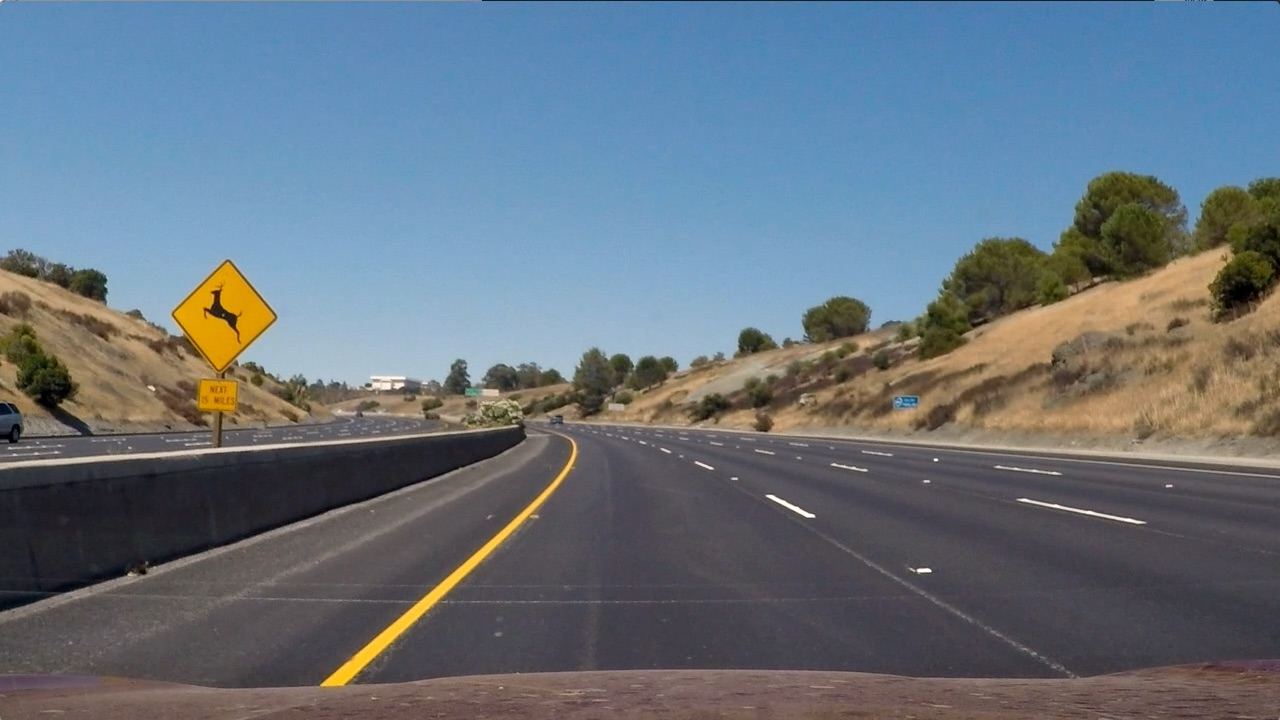
#> input picture test_images/chtest2.jpg, 1280 x 720 px; its folder holds 5 pictures in this run
$ jupyter execute --allow-errors lanefinder.ipynb   (shell and % lines are left out)   (older library calls are emulated)
#> lines starting #> are read from the running program, lines starting #| are printed output that depends on the picture
[cell 1]
import numpy as np
import matplotlib.pyplot as plt
import matplotlib.image as mpimg
import glob
import os
import cv2

[cell 2]
os.listdir('test_images')

[cell 3]
testimg = mpimg.imread('test_images/chtest2.jpg')
#> testimg is the input picture: shape (720, 1280, 3); mean R, G, B 102.8, 114.6, 125.5
plt.imshow(testimg)

[cell 4]
grayimg = cv2.cvtColor(testimg, cv2.COLOR_BGR2GRAY)
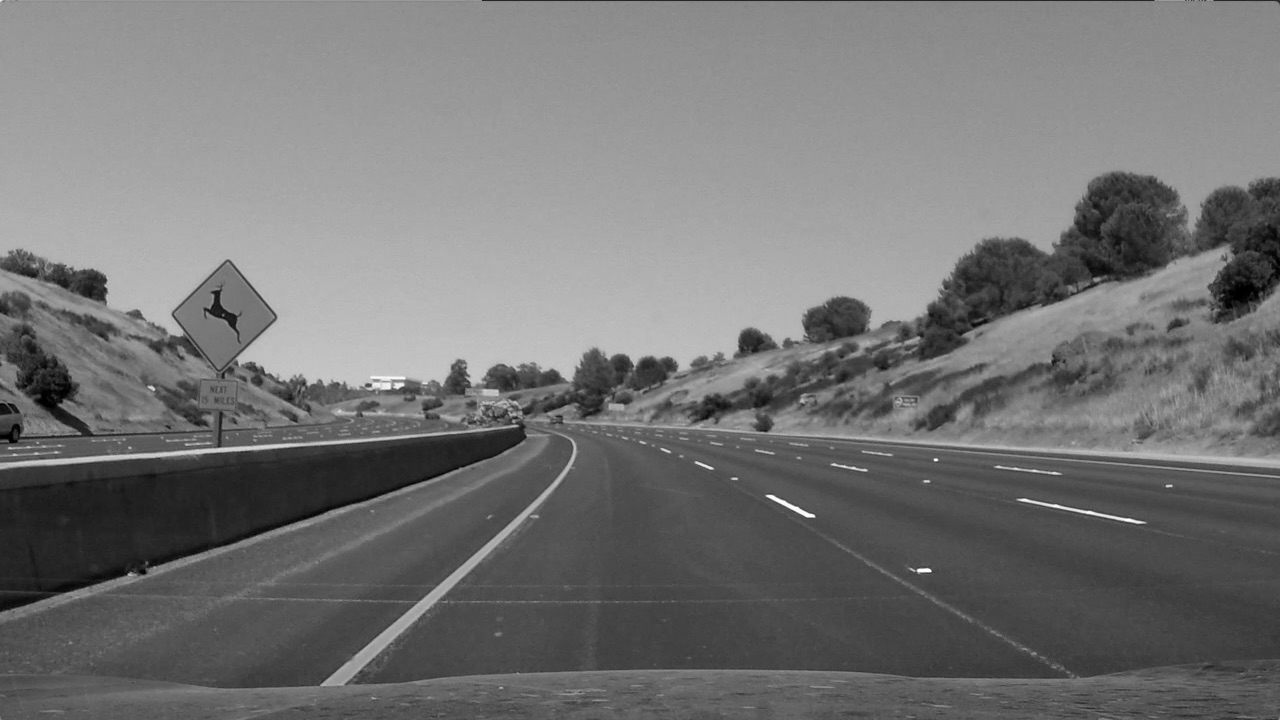
#> grayimg: shape (720, 1280); min 0, max 254, mean 116.5
plt.imshow(grayimg,cmap='gray')
mpimg.imsave('output_images/grayscale.jpg',grayimg)
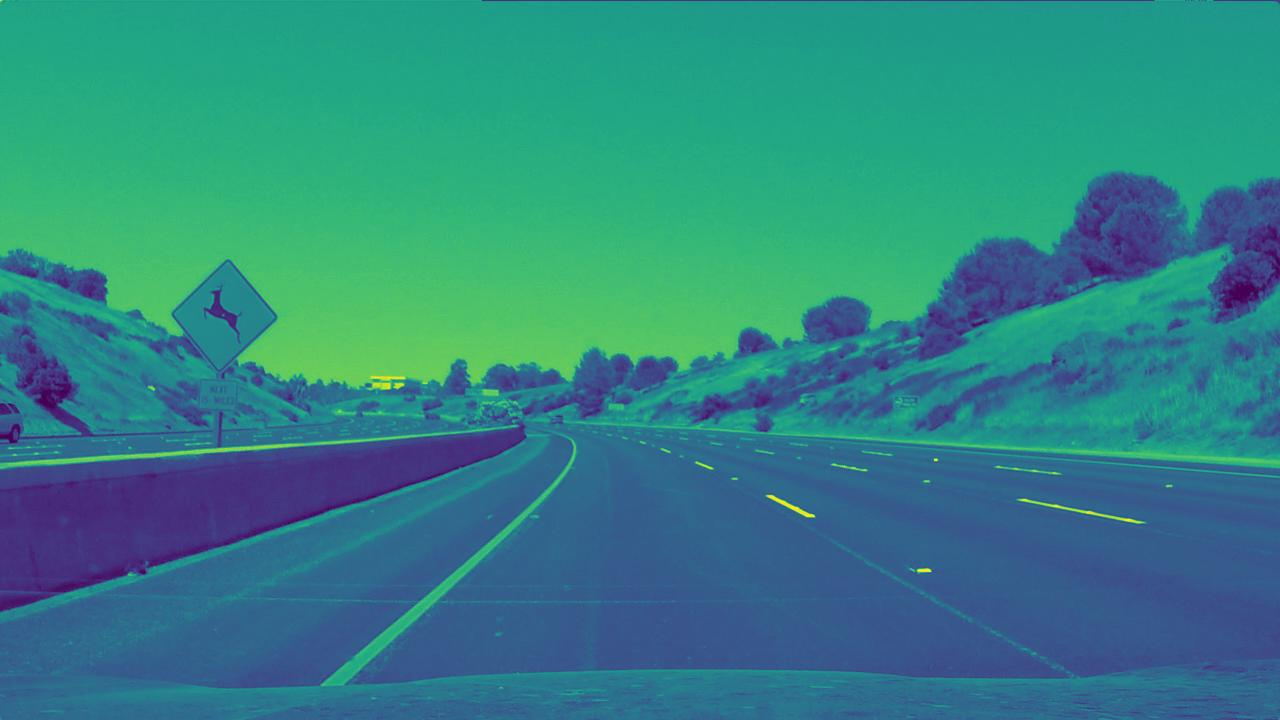
#> saved as grayscale.jpg: shape (720, 1280, 3); mean R, G, B 48, 132.4, 132.6

[cell 5]
hlsimg = cv2.cvtColor(testimg, cv2.COLOR_BGR2HLS)
#> hlsimg: shape (720, 1280, 3); mean of channels 0, 1, 2 78.2, 113.9, 64.8
plt.imshow(hlsimg)
mpimg.imsave('output_images/hlsscale.jpg',hlsimg)
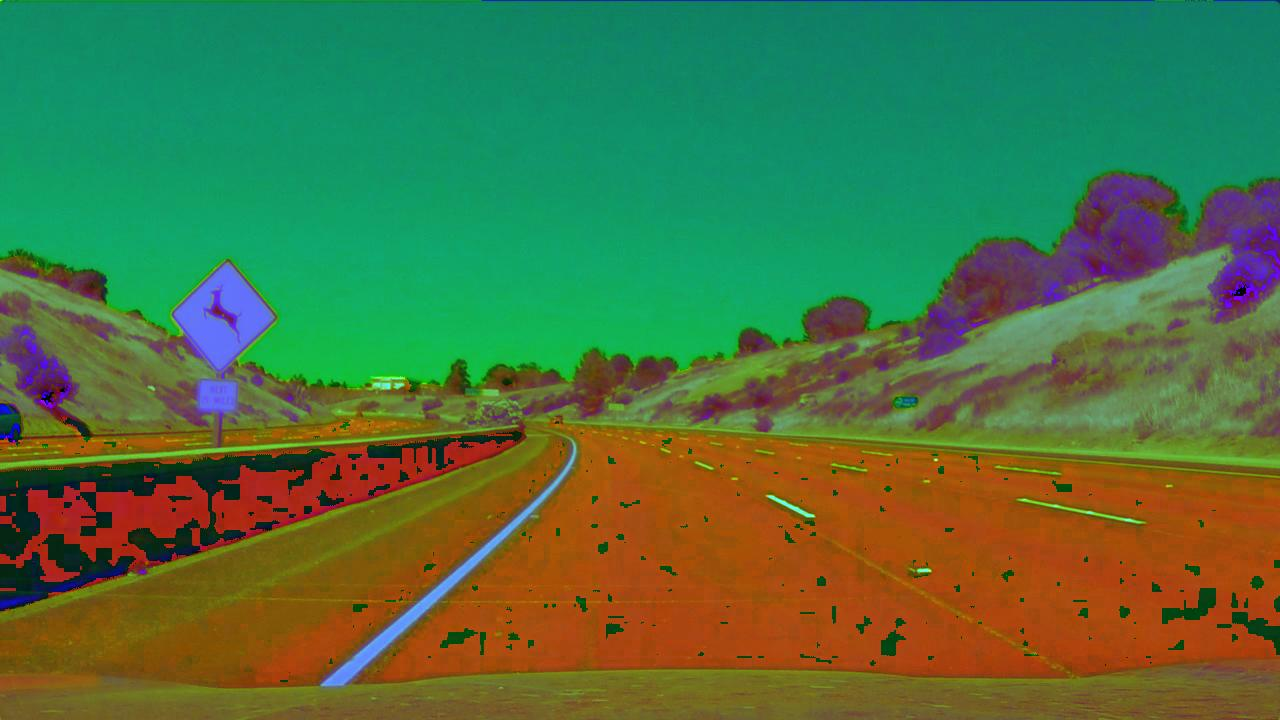
#> saved as hlsscale.jpg: shape (720, 1280, 3); mean R, G, B 78.3, 113.9, 64.9
